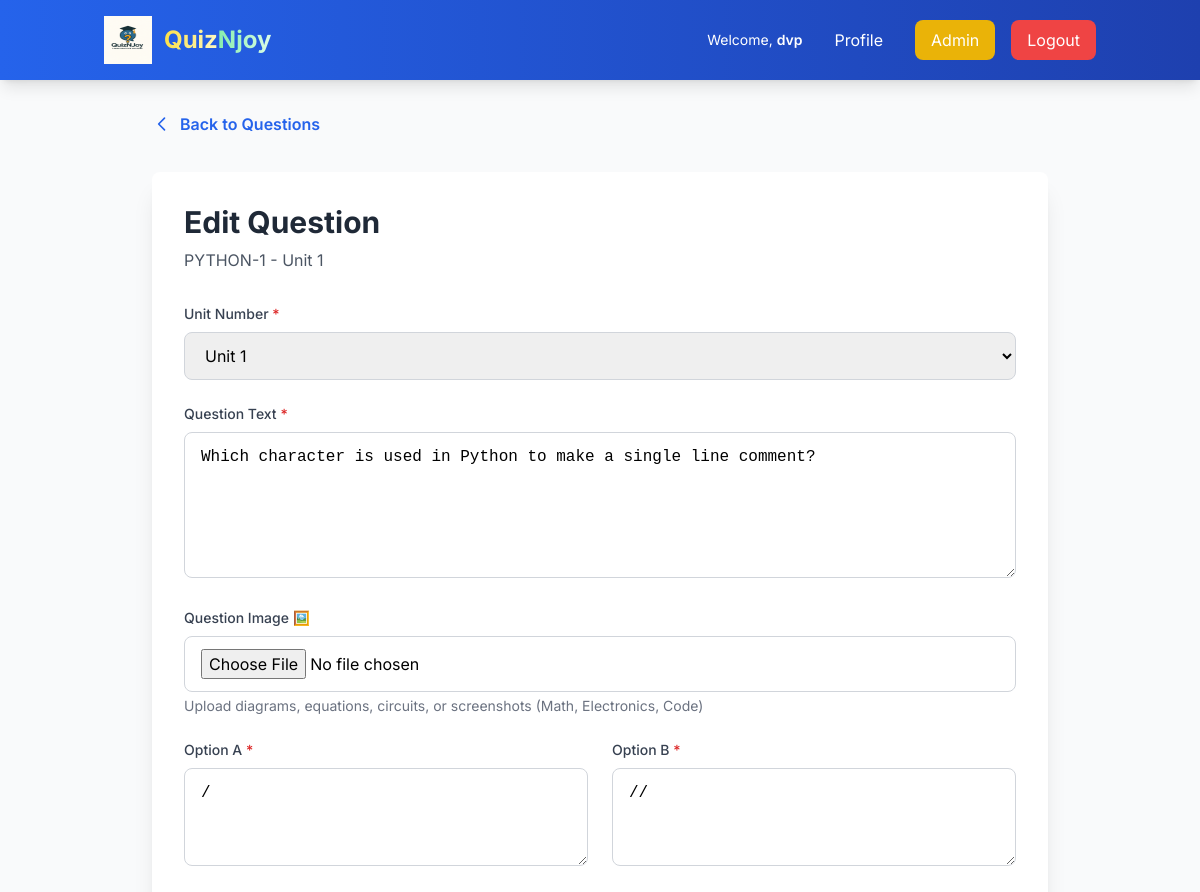
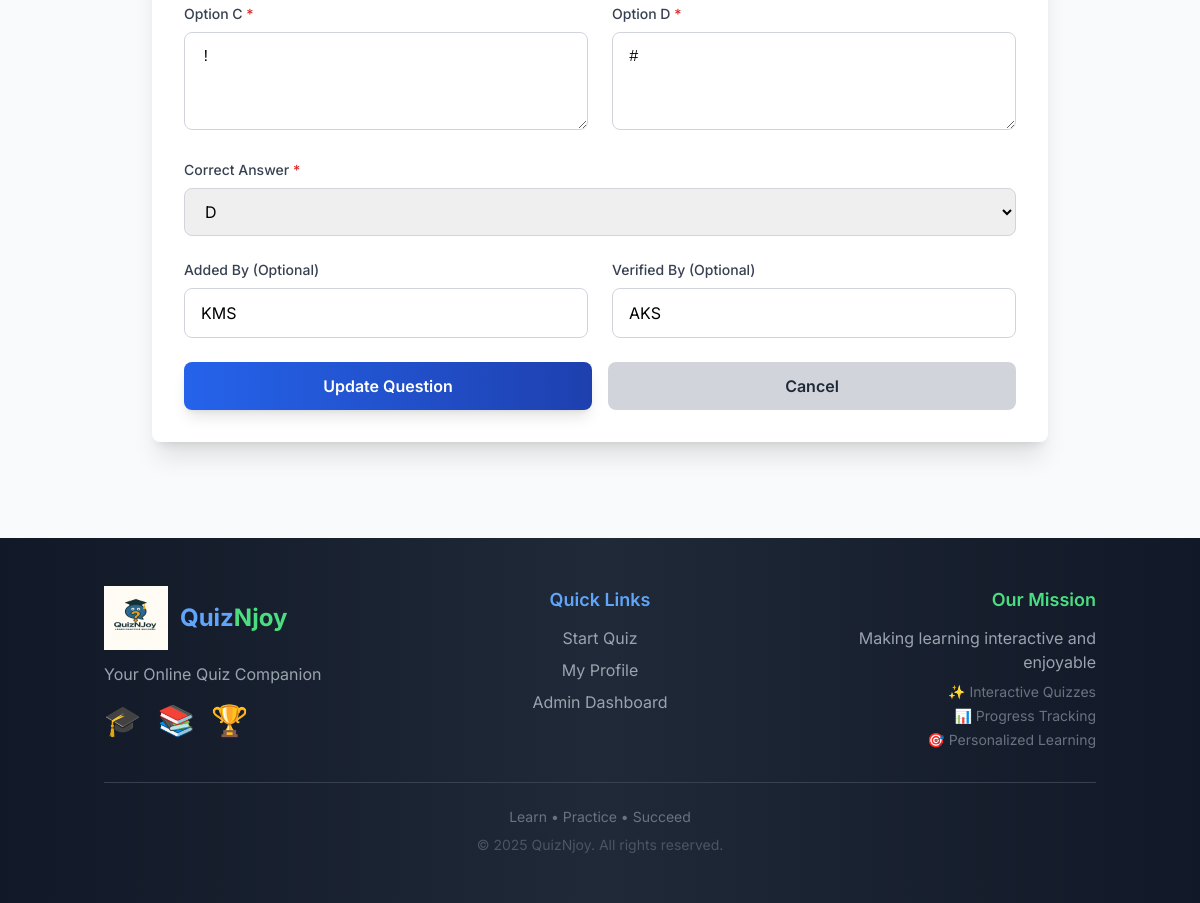
Page /semesters/admin/edit-question/1734/ (signed in) on the committed database (2 pictures, top to bottom).
### semesters/models.py (models this page shows, shortened)
class Question(models.Model):
    subject = models.ForeignKey(Subject, on_delete=models.CASCADE, related_name='questions')
    unit = models.IntegerField()
    question_text = models.TextField()
    question_image = models.ImageField(upload_to='question_images/', blank=True, null=True)
    option_a = models.CharField(max_length=500)
    option_b = models.CharField(max_length=500)
    option_c = models.CharField(max_length=500)
    option_d = models.CharField(max_length=500)
    correct_answer = models.CharField(max_length=1, choices=[
        ('A', 'Option A'),
        ('B', 'Option B'),
        ('C', 'Option C'),
        ('D', 'Option D'),
    ])
    added_by = models.CharField(max_length=100, blank=True)
    verified_by = models.CharField(max_length=100, blank=True)
    created_at = models.DateTimeField(auto_now_add=True)
    class Meta:
        ordering = ['subject', 'unit', 'created_at']

class Subject(models.Model):
    semester = models.ForeignKey(Semester, on_delete=models.CASCADE, related_name='subjects')
    name = models.CharField(max_length=200)
    code = models.CharField(max_length=20, blank=True)
    created_at = models.DateTimeField(auto_now_add=True)
    class Meta:
        ordering = ['semester', 'name']
        unique_together = ['semester', 'name']

### semesters/views.py (the view, shortened to what this page needs)
# urls.py: path('admin/edit-question/<int:question_id>/', views.edit_question, name='edit_question'),
@staff_member_required
def edit_question(request, question_id):
    question = get_object_or_404(Question, id=question_id)
    return render(request, 'semesters/edit_question.html', {'question': question})

### templates/semesters/edit_question.html (shortened to what this page needs)
{% extends 'base.html' %}
{% block content %}
<div class="max-w-4xl mx-auto">
    <div class="mb-8">
        <a href="{% url 'semesters:manage_questions' question.subject.id %}" class="inline-flex items-center text-blue-600 hover:text-blue-800 font-semibold">
            <svg class="w-5 h-5 mr-2" fill="none" stroke="currentColor" viewBox="0 0 24 24">
                <path stroke-linecap="round" stroke-linejoin="round" stroke-width="2" d="M15 19l-7-7 7-7"/>
            </svg>
            Back to Questions
        </a>
    </div>
    <div class="bg-white rounded-lg shadow-xl p-8">
        <h1 class="text-3xl font-bold text-gray-800 mb-2">Edit Question</h1>
        <p class="text-gray-600 mb-8">{{ question.subject.name }} - Unit {{ question.unit }}</p>
        <form method="post" enctype="multipart/form-data" class="space-y-6">
            <div>
                <label for="unit" class="block text-sm font-medium text-gray-700 mb-2">
                    Unit Number <span class="text-red-600">*</span>
                </label>
                <select name="unit" id="unit" required
                        class="w-full px-4 py-3 border border-gray-300 rounded-lg focus:ring-2 focus:ring-blue-500">
                    {% for i in "12345678910" %}
                        <option value="{{ forloop.counter }}" {% if question.unit == forloop.counter %}selected{% endif %}>Unit {{ forloop.counter }}</option>
                    {% endfor %}
                </select>
            </div>
            <div>
                <label for="question_text" class="block text-sm font-medium text-gray-700 mb-2">
                    Question Text <span class="text-red-600">*</span>
                </label>
                <textarea name="question_text" id="question_text" rows="5" required
                          class="w-full px-4 py-3 border border-gray-300 rounded-lg focus:ring-2 focus:ring-blue-500 font-mono">{{ question.question_text }}</textarea>
            </div>
            <div>
                <label class="block text-sm font-medium text-gray-700 mb-2">
                    Question Image 🖼️
                </label>
                <input type="file" name="question_image" id="question_image" accept="image/*"
                       class="w-full px-4 py-3 border border-gray-300 rounded-lg focus:ring-2 focus:ring-blue-500">
                <p class="mt-1 text-sm text-gray-500">Upload diagrams, equations, circuits, or screenshots (Math, Electronics, Code)</p>
            </div>
            <div class="grid grid-cols-1 md:grid-cols-2 gap-6">
                <div>
                    <label for="option_a" class="block text-sm font-medium text-gray-700 mb-2">
                        Option A <span class="text-red-600">*</span>
                    </label>
                    <textarea name="option_a" id="option_a" rows="3" required
                              class="w-full px-4 py-3 border border-gray-300 rounded-lg focus:ring-2 focus:ring-blue-500 font-mono">{{ question.option_a }}</textarea>
                </div>
                <div>
                    <label for="option_b" class="block text-sm font-medium text-gray-700 mb-2">
                        Option B <span class="text-red-600">*</span>
                    </label>
                    <textarea name="option_b" id="option_b" rows="3" required
                              class="w-full px-4 py-3 border border-gray-300 rounded-lg focus:ring-2 focus:ring-blue-500 font-mono">{{ question.option_b }}</textarea>
                </div>
                <div>
                    <label for="option_c" class="block text-sm font-medium text-gray-700 mb-2">
                        Option C <span class="text-red-600">*</span>
                    </label>
                    <textarea name="option_c" id="option_c" rows="3" required
                              class="w-full px-4 py-3 border border-gray-300 rounded-lg focus:ring-2 focus:ring-blue-500 font-mono">{{ question.option_c }}</textarea>
                </div>
                <div>
                    <label for="option_d" class="block text-sm font-medium text-gray-700 mb-2">
                        Option D <span class="text-red-600">*</span>
                    </label>
                    <textarea name="option_d" id="option_d" rows="3" required
                              class="w-full px-4 py-3 border border-gray-300 rounded-lg focus:ring-2 focus:ring-blue-500 font-mono">{{ question.option_d }}</textarea>
                </div>
            </div>
            <div>
                <label for="correct_answer" class="block text-sm font-medium text-gray-700 mb-2">
                    Correct Answer <span class="text-red-600">*</span>
                </label>
                <select name="correct_answer" id="correct_answer" required
                        class="w-full px-4 py-3 border border-gray-300 rounded-lg focus:ring-2 focus:ring-blue-500">
                    <option value="D" {% if question.correct_answer == 'D' %}selected{% endif %}>D</option>
                </select>
            </div>
            <div class="grid grid-cols-1 md:grid-cols-2 gap-6">
                <div>
                    <label for="added_by" class="block text-sm font-medium text-gray-700 mb-2">
                        Added By (Optional)
                    </label>
                    <input type="text" name="added_by" id="added_by" value="{{ question.added_by }}"
                           class="w-full px-4 py-3 border border-gray-300 rounded-lg focus:ring-2 focus:ring-blue-500">
                </div>
                <div>
                    <label for="verified_by" class="block text-sm font-medium text-gray-700 mb-2">
                        Verified By (Optional)
                    </label>
                    <input type="text" name="verified_by" id="verified_by" value="{{ question.verified_by }}"
                           class="w-full px-4 py-3 border border-gray-300 rounded-lg focus:ring-2 focus:ring-blue-500">
                </div>
            </div>
            <div class="flex space-x-4">
                <button type="submit" class="flex-1 bg-gradient-to-r from-blue-600 to-blue-800 hover:from-blue-700 hover:to-blue-900 text-white font-semibold py-3 rounded-lg transition duration-300 transform hover:scale-105 shadow-lg">
                    Update Question
                </button>
                <a href="{% url 'semesters:manage_questions' question.subject.id %}" class="flex-1 bg-gray-300 hover:bg-gray-400 text-gray-800 font-semibold py-3 rounded-lg text-center transition duration-300">
                    Cancel
                </a>
            </div>
        </form>
    </div>
</div>
{% endblock %}

### templates/base.html (shortened to what this page needs)
<!DOCTYPE html>
<html lang="en">
<head>
    <script src="https://cdn.tailwindcss.com"></script>
</head>
<body class="bg-gray-50">
    <nav class="bg-gradient-to-r from-blue-600 to-blue-800 text-white shadow-lg">
        <div class="container mx-auto px-4">
            <div class="flex justify-between items-center py-3 md:py-4">
                <a href="{% url 'home' %}" class="text-xl md:text-2xl font-bold flex items-center hover:scale-105 transition duration-300">
                    {% load static %}
                    <img src="{% static 'images/logo.png' %}" alt="QuizNJoy Logo" class="h-10 w-10 md:h-12 md:w-12 mr-2 md:mr-3">
                    <span class="bg-gradient-to-r from-yellow-300 to-yellow-100 bg-clip-text text-transparent">Quiz</span><span class="bg-gradient-to-r from-green-300 to-green-100 bg-clip-text text-transparent">Njoy</span>
                </a>
                <div class="hidden md:flex items-center space-x-4">
                    {% if user.is_authenticated %}
                        <span class="text-sm">Welcome, <span class="font-semibold">{{ user.username }}</span></span>
                        <a href="{% url 'accounts:profile' %}" class="hover:bg-blue-700 px-4 py-2 rounded-lg transition duration-300">Profile</a>
                        {% if user.is_staff %}
                            <a href="{% url 'semesters:admin_dashboard' %}" class="bg-yellow-500 hover:bg-yellow-600 px-4 py-2 rounded-lg transition duration-300">Admin</a>
                        {% endif %}
                        <a href="{% url 'accounts:logout' %}" class="bg-red-500 hover:bg-red-600 px-4 py-2 rounded-lg transition duration-300">Logout</a>
                    {% else %}
                        <a href="{% url 'accounts:login' %}" class="hover:bg-blue-700 px-4 py-2 rounded-lg transition duration-300">Login</a>
                        <a href="{% url 'accounts:signup' %}" class="bg-green-500 hover:bg-green-600 px-4 py-2 rounded-lg transition duration-300">Sign Up</a>
                    {% endif %}
                </div>
            </div>
        </div>
    </nav>
    <main class="container mx-auto px-3 sm:px-4 py-4 md:py-8">
        {% block content %}
        {% endblock %}
    </main>
    <footer class="bg-gradient-to-r from-gray-900 via-gray-800 to-gray-900 text-white mt-8 md:mt-16">
        <div class="container mx-auto px-4 py-8 md:py-12">
            <div class="grid grid-cols-1 md:grid-cols-3 gap-6 md:gap-8 mb-6 md:mb-8">
                <div class="text-center md:text-left">
                    <div class="flex items-center justify-center md:justify-start mb-3">
                        <img src="{% static 'images/logo.png' %}" alt="QuizNJoy Logo" class="h-16 w-16 mr-3">
                        <h3 class="text-2xl font-bold">
                            <span class="text-blue-400">Quiz</span><span class="text-green-400">Njoy</span>
                        </h3>
                    </div>
                    <p class="text-gray-400 mb-4">Your Online Quiz Companion</p>
                    <div class="flex justify-center md:justify-start space-x-4 text-3xl">
                        <span>🎓</span>
                        <span>📚</span>
                        <span>🏆</span>
                    </div>
                </div>
                <div class="text-center">
                    <h4 class="text-lg font-semibold mb-3 text-blue-400">Quick Links</h4>
                    <div class="space-y-2">
                        {% if user.is_authenticated %}
                            <a href="{% url 'quiz:select_semester' %}" class="block text-gray-400 hover:text-white transition duration-200">Start Quiz</a>
                            <a href="{% url 'accounts:profile' %}" class="block text-gray-400 hover:text-white transition duration-200">My Profile</a>
                            {% if user.is_staff %}
                                <a href="{% url 'semesters:admin_dashboard' %}" class="block text-gray-400 hover:text-white transition duration-200">Admin Dashboard</a>
                            {% endif %}
                        {% else %}
                            <a href="{% url 'accounts:login' %}" class="block text-gray-400 hover:text-white transition duration-200">Login</a>
                            <a href="{% url 'accounts:signup' %}" class="block text-gray-400 hover:text-white transition duration-200">Sign Up</a>
                        {% endif %}
                    </div>
                </div>
                <div class="text-center md:text-right">
                    <h4 class="text-lg font-semibold mb-3 text-green-400">Our Mission</h4>
                    <p class="text-gray-400 mb-2">Making learning interactive and enjoyable</p>
                    <div class="space-y-1 text-sm text-gray-500">
                        <p>✨ Interactive Quizzes</p>
                        <p>📊 Progress Tracking</p>
                        <p>🎯 Personalized Learning</p>
                    </div>
                </div>
            </div>
            <div class="border-t border-gray-700 pt-6 text-center">
                <p class="text-sm text-gray-500">Learn • Practice • Succeed</p>
                <p class="text-sm text-gray-600 mt-2">© 2025 QuizNjoy. All rights reserved.</p>
            </div>
        </div>
    </footer>
</body>
</html>

### templates/base.html (style rules this page uses)
body { font-family: 'Inter', sans-serif; -webkit-font-smoothing: antialiased; -moz-osx-font-smoothing: grayscale; }
html { scroll-behavior: smooth; }

### rows in the picture
Question: subject.name "PYTHON-1", unit "1", unit "Unit 1", question_text "Which character is used in Python to make a single line comment?", option_a "/", option_b "//", option_c "!", option_d "#", correct_answer "D", added_by "KMS", verified_by "AKS"

### other values in the picture
{{ user.username }} "dvp"
